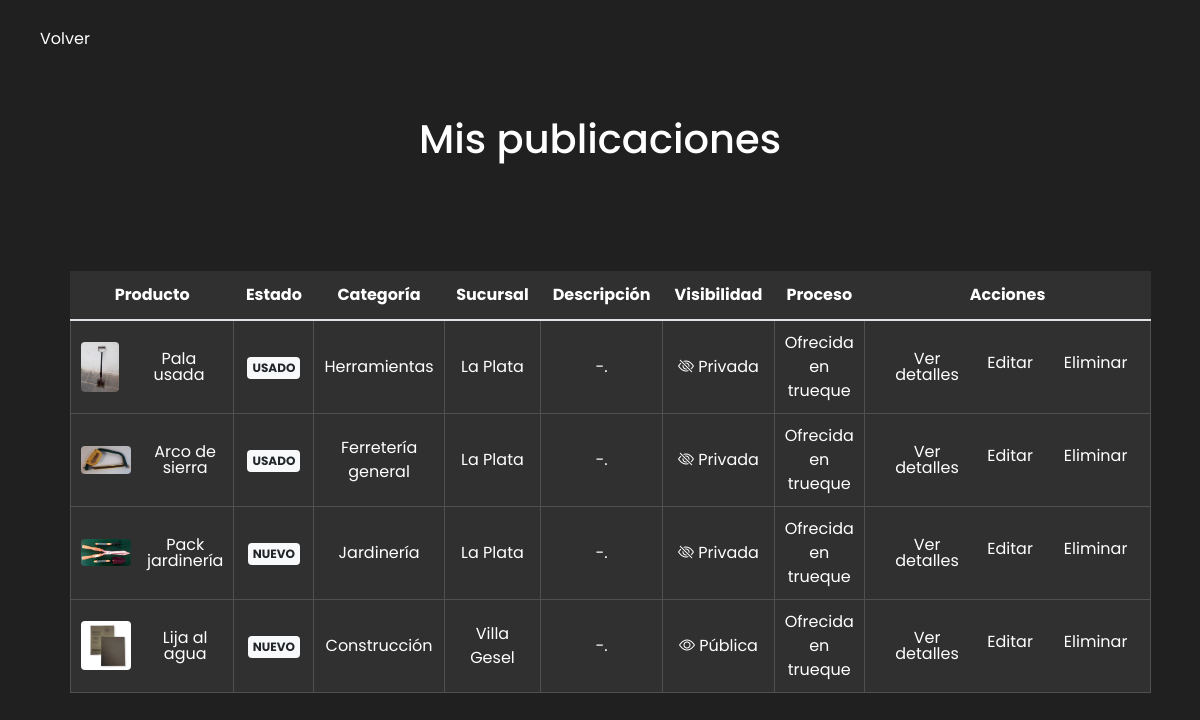
/mis-publicaciones (signed in), run on an earlier commit of the app's database.
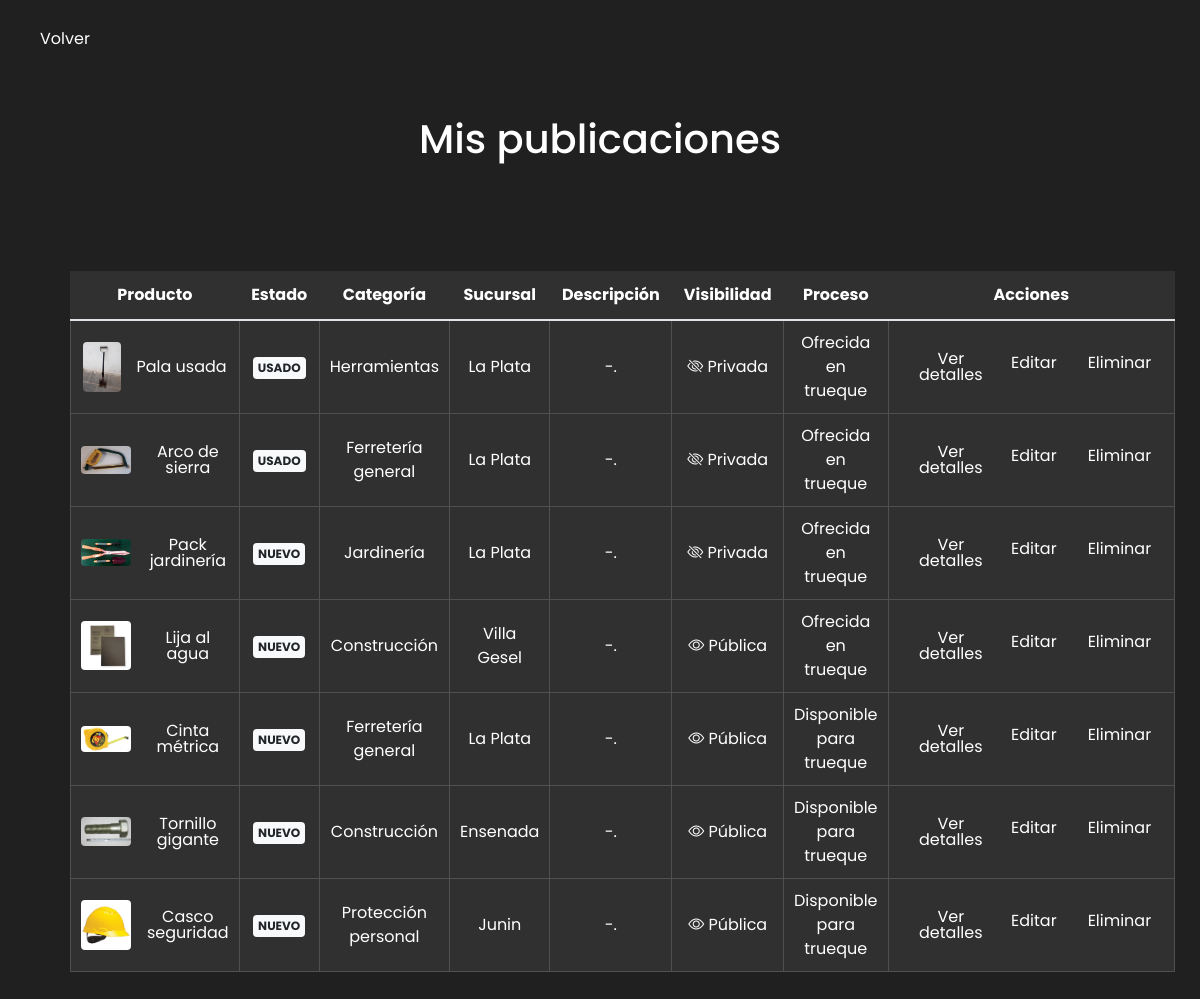
And on a later commit of the database.
### vista_usuario/models.py (models this page shows, shortened)
class Publicacion(models.Model):
    NUEVO = 'nuevo'
    USADO = 'usado'
    ESTADOS_CHOICES = [
        (NUEVO, 'Nuevo'),
        (USADO, 'Usado'),
    ]
    CATEGORIA_CHOICES = [
        ('Electricidad', 'Electricidad'),
        ('Ferretería general', 'Ferretería general'),
        ('Construcción', 'Construcción'),
        ('Herramientas', 'Herramientas'),
        ('Jardinería', 'Jardinería'),
        ('Protección personal', 'Protección personal'),
    ]
    titulo = models.CharField(max_length=100)
    estado = models.CharField(max_length=10, choices=ESTADOS_CHOICES, default=NUEVO)
    categoria = models.CharField(max_length=50, choices=CATEGORIA_CHOICES)
    sucursal = models.ForeignKey(Sucursal, on_delete=models.SET_NULL, null=True)
    descripcion = models.TextField()
    autor = models.ForeignKey(User, on_delete=models.CASCADE)
    es_privada = models.BooleanField(default=False)
    parte_oferta = models.BooleanField(default=False)
    imagenes = models.ManyToManyField(
        'Imagen',
        related_name='publicaciones',
    )  # Relación ManyToMany con Imagen

class Imagen(models.Model):
    imagen = models.ImageField(upload_to='imagenes/')

### vista_administrador/models.py (models this page shows)
class Sucursal(models.Model):
    nombre = models.CharField(max_length=100)
    direccion = models.CharField(max_length=100)

### ferreplus/modulos/modulos_inicio_sesion.py (the view)
    def wrapper(request, *args, **kwargs):
        if not request.user.is_authenticated or request.user.is_staff or request.user.is_superuser:
            return HttpResponse("No tienes permiso para acceder a esta página.")
        return view_func(request, *args, **kwargs)

### ferreplus/modulos/modulos_inicio_sesion.py (called while the page is built)
def normal_required(view_func):
    def wrapper(request, *args, **kwargs):
        if not request.user.is_authenticated or request.user.is_staff or request.user.is_superuser:
            return HttpResponse("No tienes permiso para acceder a esta página.")
        return view_func(request, *args, **kwargs)
    return wrapper

### vista_usuario/middelwares/middelware.py (called while the page is built)
    def __call__(self, request):
        response = self.get_response(request)
        if request.path == reverse('cerrar_sesion') and request.user.is_authenticated:
            return redirect('inicio')  # Redirige a la página de inicio después de cerrar sesión
        return response

### vista_usuario/views.py (called while the page is built, shortened)
@login_required
@normal_required
def mis_publicaciones(request):
    publicaciones = Publicacion.objects.filter(autor=request.user)
    return render(request, os.path.join(TEMPLATE_DIR, 'vista_usuario', 'mis_publicaciones.html'), {'publicaciones': publicaciones})

### templates/vista_usuario/mis_publicaciones.html (shortened to what the changed rows need)
<!DOCTYPE html>
<html lang="es">
<head>
    <link href="https://stackpath.bootstrapcdn.com/bootstrap/4.5.2/css/bootstrap.min.css" rel="stylesheet">
    <link href="https://cdn.jsdelivr.net/npm/bootstrap-icons@1.10.3/font/bootstrap-icons.css" rel="stylesheet">
    <link href='https://unpkg.com/boxicons@2.1.4/css/boxicons.min.css' rel='stylesheet'>
    {% load static %}
    <link rel="stylesheet" type="text/css" href="{% static 'css/mis_publicaciones.css' %}">
</head>
<body>
    <div class="container">
        <div id="Header">
            <h1>Mis publicaciones</h1>
        </div>
        <div class="mb-3">
            {% if publicaciones %}
            <table class="table">
                <thead>
                    <th class="align-middle text-center">Producto</th>
                    <th class="align-middle text-center">Estado </th>
                    <th class="align-middle text-center">Categoría </th>
                    <th class="align-middle text-center">Sucursal </th>
                    <th class="align-middle text-center">Descripción</th>
                    <th class="align-middle text-center">Visibilidad</th>
                    <th class="align-middle text-center">Proceso</th>
                    <th class="align-middle text-center">Acciones</th>
                </thead>
                {% for publicacion in publicaciones %}
                <tr>
                    <td class="align-middle text-center">
                        <div class="d-flex align-items-center justify-content-center">
                            <div class="img-container mr-3">
                                {% if publicacion.imagenes.all %}
                                    <img src="{{ publicacion.imagenes.first.imagen.url }}" alt="Imagen del producto" class="img-thumbnail custom-img-size">
                                {% else %}
                                    <img src="{% static 'ruta/a/imagen/por/defecto.jpg' %}" alt="Imagen por defecto" class="img-thumbnail custom-img-size">
                                {% endif %}
                            </div>
                            <div class="titulo-container">
                                <span>{{ publicacion.titulo }}</span>
                            </div>
                        </div>
                    </td>
                    <td class="align-middle text-center">
                        <span class="badge badge-light">{{ publicacion.estado|upper }}</span>
                    </td>
                    <td class="align-middle text-center">{{ publicacion.categoria }}</td>
                    <td class="align-middle text-center">{{ publicacion.sucursal.nombre }}</td>
                    <td class="align-middle text-center">{{ publicacion.descripcion }}</td>
                    <td class="align-middle text-center">
                        {% if publicacion.es_privada %}
                        <i class="bi bi-eye-slash"></i> Privada
                        {% else %}
                        <i class="bi bi-eye"></i> Pública
                        {% endif %}
                    </td>
                    <td class="align-middle text-center">
                        {% if publicacion.parte_oferta %}
                            Ofrecida en trueque
                        {% else %}
                            Disponible para trueque
                        {% endif %}
                        <td class="align-middle text-center" id="celdaBotones">
                            <div class="d-flex">
                                <div>
                                    <button class="btn btn-primary" data-toggle="modal" data-target="#detallesPublicacionModal{{ publicacion.id }}">
                                        <i class='bx bx-detail'></i>
                                        <span>Ver detalles</span>
                                    </button>
                                </div>
                                <div>
                                    <a href="{% url 'editar_publicacion' publicacion.id %}" class="btn btn-primary">
                                        <i class='bx bx-edit'></i>
                                        <span>Editar</span>
                                    </a>
                                </div>
                                <div>
                                    <form action="{% url 'mis_publicaciones' %}" method="POST" onsubmit="return confirm('¿Estás seguro de que deseas eliminar esta publicación?');">
                                        <button type="submit" class="btn btn-danger">
                                            <i class='bx bx-trash'></i>
                                            <span>Eliminar</span>
                                        </button>
                                    </form>
                            </div>
                        </td>
                </tr>
                {% endfor %}
            </table>
            {% else %}
            <div class="alert alert-primary text-center" role="alert">
                No hay publicaciones cargadas.
            </div>
            {% endif %}
        </div>
    </div>
</body>
</html>

What changed in the data, as far as the page shows it:
added Publicacion: imagenes.first.imagen (picture), titulo "Cinta métrica", estado "NUEVO", categoria "Ferretería general", sucursal.nombre "La Plata", descripcion "-.", es_privada False (drawn), parte_oferta "Disponible para trueque"
added Publicacion: imagenes.first.imagen (picture), titulo "Tornillo gigante", estado "NUEVO", categoria "Construcción", sucursal.nombre "Ensenada", descripcion "-.", es_privada False (drawn), parte_oferta "Disponible para trueque"
added Publicacion: imagenes.first.imagen (picture), titulo "Casco seguridad", estado "NUEVO", categoria "Protección personal", sucursal.nombre "Junin", descripcion "-.", es_privada False (drawn), parte_oferta "Disponible para trueque"
